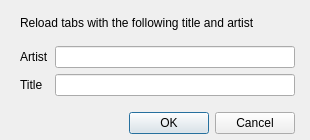
<?xml version="1.0" encoding="UTF-8"?>
<ui version="4.0">
 <class>ReloadEditDialog</class>
 <widget class="QDialog" name="ReloadEditDialog">
  <property name="geometry">
   <rect>
    <x>0</x>
    <y>0</y>
    <width>310</width>
    <height>140</height>
   </rect>
  </property>
  <property name="sizePolicy">
   <sizepolicy hsizetype="Fixed" vsizetype="Fixed">
    <horstretch>1</horstretch>
    <verstretch>0</verstretch>
   </sizepolicy>
  </property>
  <property name="minimumSize">
   <size>
    <width>310</width>
    <height>140</height>
   </size>
  </property>
  <property name="maximumSize">
   <size>
    <width>310</width>
    <height>140</height>
   </size>
  </property>
  <property name="windowTitle">
   <string>Reload tabs</string>
  </property>
  <property name="sizeGripEnabled">
   <bool>false</bool>
  </property>
  <widget class="QWidget" name="verticalLayoutWidget">
   <property name="geometry">
    <rect>
     <x>20</x>
     <y>0</y>
     <width>275</width>
     <height>144</height>
    </rect>
   </property>
   <layout class="QVBoxLayout" name="verticalLayout" stretch="0,0,0">
    <item>
     <widget class="QLabel" name="label">
      <property name="sizePolicy">
       <sizepolicy hsizetype="Minimum" vsizetype="Minimum">
        <horstretch>0</horstretch>
        <verstretch>0</verstretch>
       </sizepolicy>
      </property>
      <property name="minimumSize">
       <size>
        <width>0</width>
        <height>15</height>
       </size>
      </property>
      <property name="maximumSize">
       <size>
        <width>16777215</width>
        <height>20</height>
       </size>
      </property>
      <property name="text">
       <string>Reload tabs with the following title and artist</string>
      </property>
      <property name="alignment">
       <set>Qt::AlignBottom|Qt::AlignLeading|Qt::AlignLeft</set>
      </property>
     </widget>
    </item>
    <item>
     <layout class="QGridLayout" name="gridLayout_2" rowstretch="0,0" columnstretch="0,0">
      <item row="0" column="0">
       <widget class="QLabel" name="artistLabel">
        <property name="text">
         <string>Artist</string>
        </property>
       </widget>
      </item>
      <item row="0" column="1">
       <widget class="QLineEdit" name="artistLineEdit"/>
      </item>
      <item row="1" column="1">
       <widget class="QLineEdit" name="titleLineEdit"/>
      </item>
      <item row="1" column="0">
       <widget class="QLabel" name="titleLabel">
        <property name="text">
         <string>Title</string>
        </property>
       </widget>
      </item>
     </layout>
    </item>
    <item>
     <widget class="QDialogButtonBox" name="buttonBox">
      <property name="orientation">
       <enum>Qt::Horizontal</enum>
      </property>
      <property name="standardButtons">
       <set>QDialogButtonBox::Cancel|QDialogButtonBox::Ok</set>
      </property>
     </widget>
    </item>
   </layout>
  </widget>
 </widget>
 <resources/>
 <connections>
  <connection>
   <sender>buttonBox</sender>
   <signal>accepted()</signal>
   <receiver>ReloadEditDialog</receiver>
   <slot>accept()</slot>
   <hints>
    <hint type="sourcelabel">
     <x>228</x>
     <y>181</y>
    </hint>
    <hint type="destinationlabel">
     <x>157</x>
     <y>199</y>
    </hint>
   </hints>
  </connection>
  <connection>
   <sender>buttonBox</sender>
   <signal>rejected()</signal>
   <receiver>ReloadEditDialog</receiver>
   <slot>reject()</slot>
   <hints>
    <hint type="sourcelabel">
     <x>290</x>
     <y>181</y>
    </hint>
    <hint type="destinationlabel">
     <x>286</x>
     <y>199</y>
    </hint>
   </hints>
  </connection>
 </connections>
</ui>
